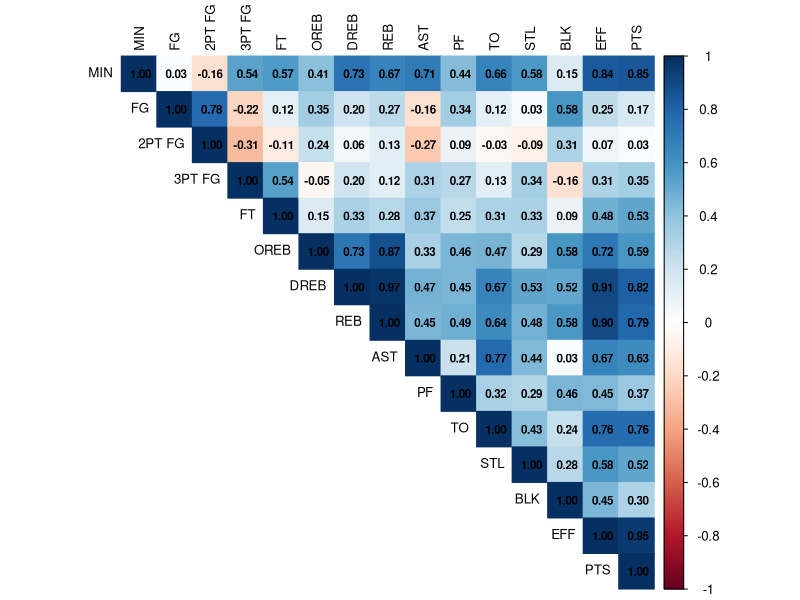
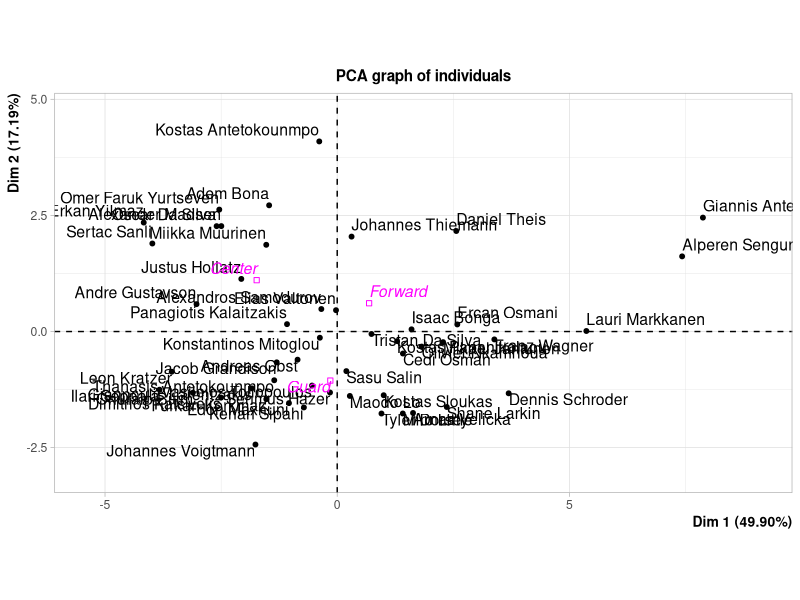
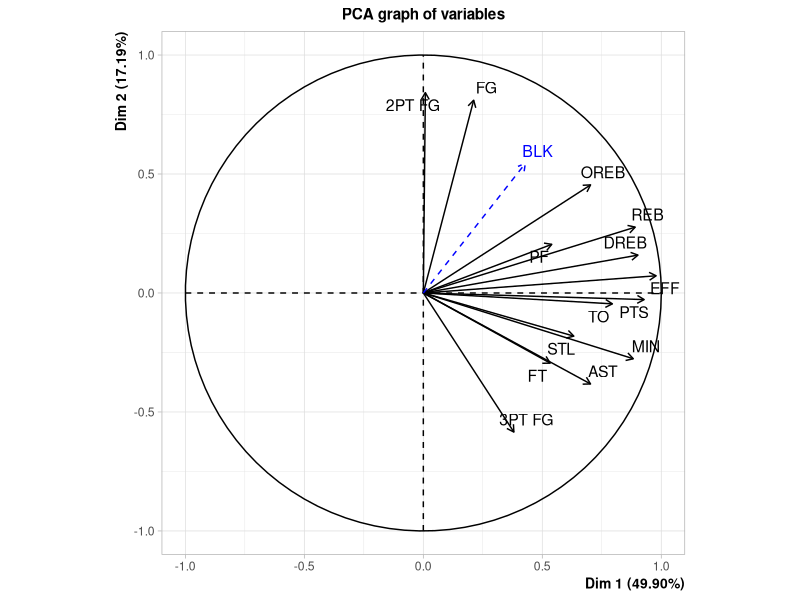
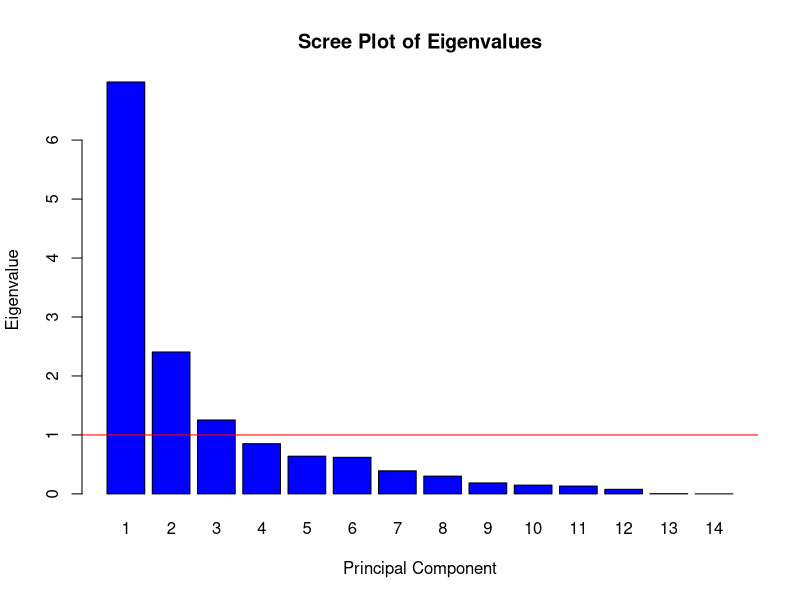
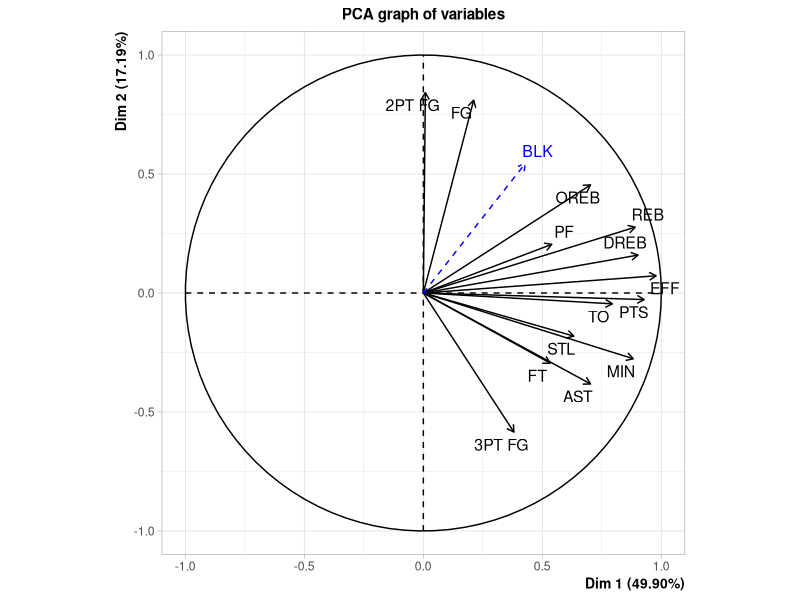
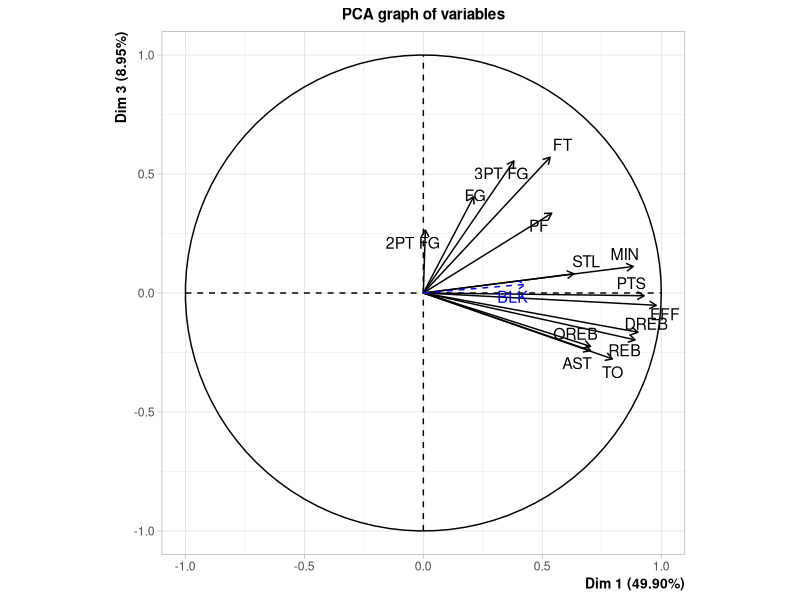
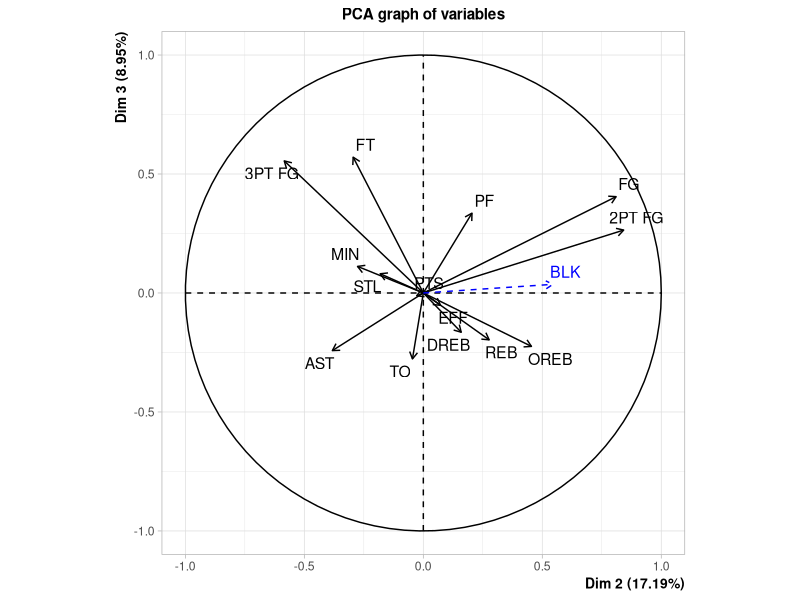
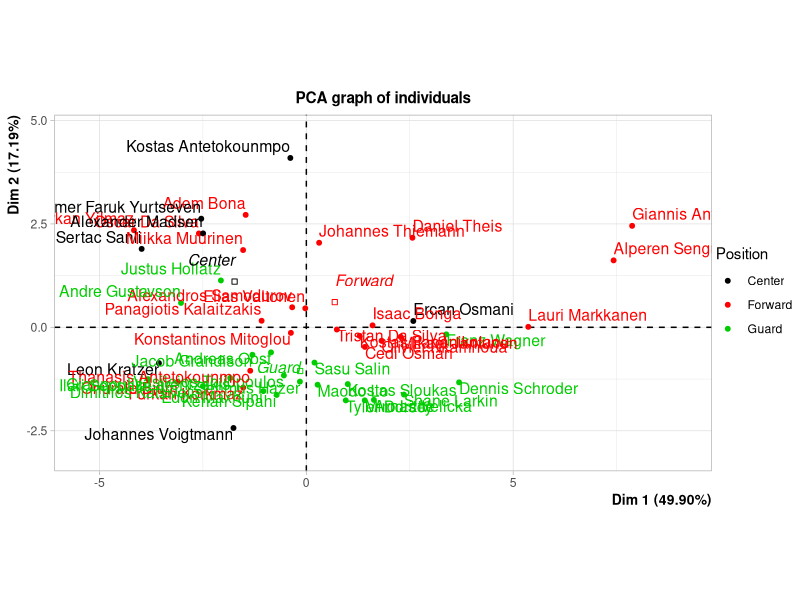

Recreate these plots in R, in order.
## ---- chunk 1
if(!is.null(dev.list())) dev.off()
rm(list=ls())
## ---- chunk 2
library(readxl)
data <- read_excel("data_Eurobasket_2025.xlsx")
head(data)

df <- as.data.frame(data) # Convert to a regular data frame
rownames(df) <- df$PLAYER # Set the PLAYER column as row names
df <- df[, -which(names(df) == "PLAYER")] # We remove the PLAYER column (redundant)

head(df)
## ---- chunk 3
str(df)

# Convert categorical variables to factors
df$Team <- as.factor(df$Team)
df$Position <- as.factor(df$Position)

str(df) #check again
## ---- chunk 4
# Select only the required variables
df_sel <- df[, c("Position", "MIN", "FG", "2PT FG", "3PT FG", "FT", "OREB", "DREB", "REB", "AST", "PF", "TO", "STL", "BLK", "EFF", "PTS")]
#we eliminated +/- to exclude it from analysis

head(df_sel)

#Correlation
cor_matrix <- cor(df_sel[, -1]) #we exclude first variable because it's categorical
round(cor_matrix, 2) # correlation matrix

library(corrplot)
corrplot(cor_matrix, method = "color", type = "upper",
         addCoef.col = "black",     
         tl.col = "black",          
         tl.cex = 0.8,              
         number.cex = 0.7)
## ---- chunk 5
library(FactoMineR)
res.pca <- PCA(df_sel, quali.sup = 1, quanti.sup = 14, graph = TRUE, scale.unit = TRUE) # PCA with position and EEF as supplementary variables

## ---- chunk 6
res.pca$eig 
barplot(res.pca$eig[, 1],names.arg = 1:nrow(res.pca$eig), main = "Scree Plot of Eigenvalues", xlab = "Principal Component", ylab = "Eigenvalue", col = "blue")
abline(h = 1, col = "red")

## ---- chunk 7
plot.PCA(res.pca, choix = "var", axes = c(1, 2))
plot.PCA(res.pca, choix = "var", axes = c(1, 3))
plot.PCA(res.pca, choix = "var", axes = c(2, 3))
## ---- chunk 8
plot.PCA(res.pca, choix = "ind", axes = c(1, 2), habillage = 1) #we separate by supplementary variable Position
plot.PCA(res.pca, choix = "ind", axes = c(1, 3), habillage = 1)
plot.PCA(res.pca, choix = "ind", axes = c(2, 3), habillage = 1)
## ---- chunk 9
num_data <- df_sel[, -1] # numerical vars (exclude categorical var Position)
num_scaled <- scale(num_data) # scale numerical vars

# Metric MDS using Euclidean distance
ds_euc <- dist(num_scaled, method = "euclidean")
mds_euc <- cmdscale(ds_euc, k = 2, eig = TRUE)
names(mds_euc)
mds_euc$points
mds_euc$eig 
mds_euc$GOF # same values for both GOF (Euclidean distance), represent 66% variability of the data in 2D

# Prepare Euclidean MDS coordinates
mds_euc_coords <- as.data.frame(mds_euc$points)
colnames(mds_euc_coords) <- c("Dim1", "Dim2")
mds_euc_coords$Player <- rownames(mds_euc$points)
mds_euc_coords$PTS <- df_sel$PTS
mds_euc_coords$MIN <- df_sel$MIN
mds_euc_coords$OREB <- df_sel$OREB
mds_euc_coords$`3PT FG` <- df_sel$`3PT FG`
mds_euc_coords$`2PT FG` <- df_sel$`2PT FG`

# plot solution based on scaled data
x <- mds_euc$points[,1]
y <- mds_euc$points[,2]
plot(x, y, xlab="Coordinate 1", ylab="Coordinate 2",
     main="Metric MDS (Euclidean distance, scaled data)", type="n")
text(x, y, labels = row.names(df_sel), cex=.7)
## ---- chunk 10
# Plot PTS and Min 
library(ggplot2)
library(ggrepel)

ggplot(mds_euc_coords, aes(x = Dim1, y = Dim2, color = PTS, size = MIN, label = Player)) +
  geom_point(alpha = 0.8) +
  geom_text_repel(size = 3, max.overlaps = 25) +
  scale_color_gradient(low = "lightyellow", high = "red") +
  labs(title = "Euclidean MDS: PTS & MIN",
       x = "Coordinate 1", y = "Coordinate 2", color = "PTS", size = "MIN") +
  theme_minimal()
## ---- chunk 11
# Plot OREB
ggplot(mds_euc_coords, aes(x = Dim1, y = Dim2, color = OREB, label = Player)) +
  geom_point(alpha = 0.8) +
  geom_text_repel(size = 3, max.overlaps = 25) +
  scale_color_gradient(low = "lightyellow", high = "darkred") +
  labs(title = "Euclidean MDS: OREB",
       x = "Coordinate 1", y = "Coordinate 2", color = "PTS", size = "MIN") +
  theme_minimal()
## ---- chunk 12
# Plot 3PT FG 
ggplot(mds_euc_coords, aes(x = Dim1, y = Dim2, color = `3PT FG`, label = Player)) +
  geom_point(size = 3, alpha = 0.8) +
  geom_text_repel(size = 3, max.overlaps = 25) +
  scale_color_gradient(low = "lightblue", high = "darkblue") +
  labs(title = "Euclidean MDS: 3PT Field Goals",
       x = "Coordinate 1", y = "Coordinate 2", color = "3PT FG") +
  theme_minimal()
## ---- chunk 13
# Metric MDS using Gower distance

library(cluster)

ds_gower <- daisy(df_sel, metric = "gower") # considering categorical var Position
mds_gow <- cmdscale(ds_gower, k = 2, eig = TRUE)
names(mds_gow)
mds_gow$points
mds_gow$eig 
mds_gow$GOF # different values for both GOF (Gower distance): 0.5635557 0.6548545 --> represent 56% and 65% variability of the data in 2D
## ---- chunk 14
# Store coordinates
mds_gow_coords <- as.data.frame(mds_gow$points)
colnames(mds_gow_coords) <- c("Dim1", "Dim2")
mds_gow_coords$Player <- rownames(df_sel)
mds_gow_coords$Position <- df_sel$Position
mds_gow_coords$PTS <- df_sel$PTS
mds_gow_coords$EFF <- df_sel$EFF
mds_gow_coords$MIN <- df_sel$MIN
mds_gow_coords$OREB <- df_sel$OREB
mds_gow_coords$'3PT FG' <- df_sel$'3PT FG'
mds_gow_coords$'2PT FG' <- df_sel$'2PT FG'
## ---- chunk 15
# Plot 1: player names as labels
x <- mds_gow$points[,1]
y <- mds_gow$points[,2]
plot(x, y, xlab="Coordinate 1", ylab="Coordinate 2",
     main="Metric MDS (Gower distance)", type="n")
text(x, y, labels = row.names(df_sel), cex=.7)
## ---- chunk 16
# Plot 2: Position 
ggplot(mds_gow_coords, aes(x = Dim1, y = Dim2, color = Position, label = Player)) +
  geom_point(size = 3, alpha = 0.8) +
  geom_text_repel(size = 3, max.overlaps = 25) +
  labs(title = "MDS (Gower distance): Position",
       x = "Coordinate 1", y = "Coordinate 2") +
  theme_minimal()
## ---- chunk 17
# Plot 2: EEF 
ggplot(mds_gow_coords, aes(x = Dim1, y = Dim2, color = EFF, label = Player)) +
  geom_point(size = 3, alpha = 0.8) +
  geom_text_repel(size = 3, max.overlaps = 25) +
  scale_color_gradient(low = "lightblue", high = "darkblue") +
  labs(title = "MDS (Gower distance): Efficiency (EFF)",
       x = "Coordinate 1", y = "Coordinate 2", color = "EFF") +
  theme_minimal()
## ---- chunk 18
# Plot 3: PTS and Min 
ggplot(mds_gow_coords, aes(x = Dim1, y = Dim2, color = PTS, size = MIN, label = Player)) +
  geom_point(alpha = 0.8) +
  geom_text_repel(size = 3, max.overlaps = 25) +
  scale_color_gradient(low = "lightyellow", high = "red") +
  labs(title = "MDS (Gower distance): PTS (color) and MIN (size)",
       x = "Coordinate 1", y = "Coordinate 2", color = "PTS", size = "MIN") +
  theme_minimal()
## ---- chunk 19
# Plot 4: OREB 
ggplot(mds_gow_coords, aes(x = Dim1, y = Dim2, color = OREB, label = Player)) +
  geom_point(size = 3, alpha = 0.8) +
  geom_text_repel(size = 3, max.overlaps = 25) +
  scale_color_gradient(low = "lightyellow", high = "darkred") +
  labs(title = "MDS (Gower distance): Offensive Rebounds (OREB)",
       x = "Coordinate 1", y = "Coordinate 2", color = "OREB") +
  theme_minimal()
## ---- chunk 20
# Plot 5: 3PT FG 
ggplot(mds_gow_coords, aes(x = Dim1, y = Dim2, color = `3PT FG`, label = Player)) +
  geom_point(size = 3, alpha = 0.8) +
  geom_text_repel(size = 3, max.overlaps = 25) +
  scale_color_gradient(low = "lightblue", high = "darkblue") +
  labs(title = "MDS (Gower distance): 3PT Field Goals",
       x = "Coordinate 1", y = "Coordinate 2", color = "3PT FG") +
  theme_minimal()
## ---- chunk 21
dfmca <- df_sel
nums = names(dfmca)[2:16]

for (var in nums){
  meanvar = mean(dfmca[[var]])
  dfmca[[var]] <- ifelse(dfmca[[var]] >= meanvar, "o", "b") 
  dfmca[[var]] <- as.factor(dfmca[[var]])
}
summary(dfmca)
## ---- chunk 22

## Indicator Matrix
library(FactoMineR)
tab.disjonctif(dfmca[2:16])

## MCA Application on Data using Indicator Matrix
res.mca <- MCA(dfmca[2:16])
summary(res.mca)
## ---- chunk 23
# K=15x2=30, J=15
# no of dimension: K-J=15
# average inertia per dimension: 1/(K-J)=1/15

# Choose the dimensions with eigenvalues > 1/15 --> Until Dim.4
summary(res.mca, ncp=4)
res.mca
## ---- chunk 24
### Eigenvalues
res.mca$eig
barplot(res.mca$eig[,2],main="Eigenvalues", names.arg=1:nrow(res.mca$eig))

## Coordinates of categories
res.mca$var$coord

## Description of Dimensions
dimdesc(res.mca)
## ---- chunk 25
### Clouds ###
## Cloud of Individuals
plot.MCA(res.mca,choix="ind",label="none")
## ---- chunk 26
## Cloud of Individuals
plot.MCA(res.mca,choix="ind",label="none",invisible="var",habillage = "EFF")
plot.MCA(res.mca,choix="ind",label="none",invisible="var",habillage = "2PT FG")
## ---- chunk 27
## Cloud of Categories
plot(res.mca,invisible=c("ind"),title="Graph of the active categories")
plot(res.mca,invisible=c("ind"),col.var=rep(c("black","red"),15),title="Graph of the active categories")

## Cloud of variables
plot(res.mca,choix="var",title="Cloud of variables")
## ---- chunk 28
# Position used as a supplementary variable
res.mca <- MCA(dfmca,quali.sup=1)

# Result summaries of MCA
res.mca$quali.sup

# Graphs of the variables
plot(res.mca,choix="var",title="Graph of the variables")
plot(res.mca,invisible=c("ind","var"),hab="quali", title="Graph of the supplementary categories")
